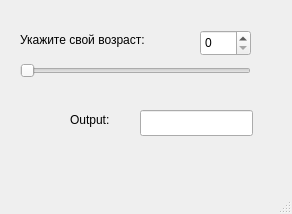
<?xml version="1.0" encoding="UTF-8"?>
<ui version="4.0">
 <class>MainWindow</class>
 <widget class="QMainWindow" name="MainWindow">
  <property name="geometry">
   <rect>
    <x>0</x>
    <y>0</y>
    <width>292</width>
    <height>214</height>
   </rect>
  </property>
  <property name="windowTitle">
   <string>MainWindow</string>
  </property>
  <widget class="QWidget" name="centralwidget">
   <widget class="QSpinBox" name="spinBox">
    <property name="geometry">
     <rect>
      <x>200</x>
      <y>30</y>
      <width>51</width>
      <height>26</height>
     </rect>
    </property>
   </widget>
   <widget class="QSlider" name="horizontalSlider">
    <property name="geometry">
     <rect>
      <x>20</x>
      <y>60</y>
      <width>231</width>
      <height>22</height>
     </rect>
    </property>
    <property name="orientation">
     <enum>Qt::Horizontal</enum>
    </property>
   </widget>
   <widget class="QLabel" name="label">
    <property name="geometry">
     <rect>
      <x>20</x>
      <y>30</y>
      <width>161</width>
      <height>20</height>
     </rect>
    </property>
    <property name="text">
     <string>Укажите свой возраст:</string>
    </property>
   </widget>
   <widget class="QLineEdit" name="lineEdit">
    <property name="geometry">
     <rect>
      <x>140</x>
      <y>110</y>
      <width>113</width>
      <height>26</height>
     </rect>
    </property>
   </widget>
   <widget class="QLabel" name="label_2">
    <property name="geometry">
     <rect>
      <x>70</x>
      <y>110</y>
      <width>61</width>
      <height>20</height>
     </rect>
    </property>
    <property name="text">
     <string>Output:</string>
    </property>
   </widget>
  </widget>
  <widget class="QMenuBar" name="menubar">
   <property name="geometry">
    <rect>
     <x>0</x>
     <y>0</y>
     <width>292</width>
     <height>26</height>
    </rect>
   </property>
  </widget>
  <widget class="QStatusBar" name="statusbar"/>
 </widget>
 <resources/>
 <connections/>
</ui>
